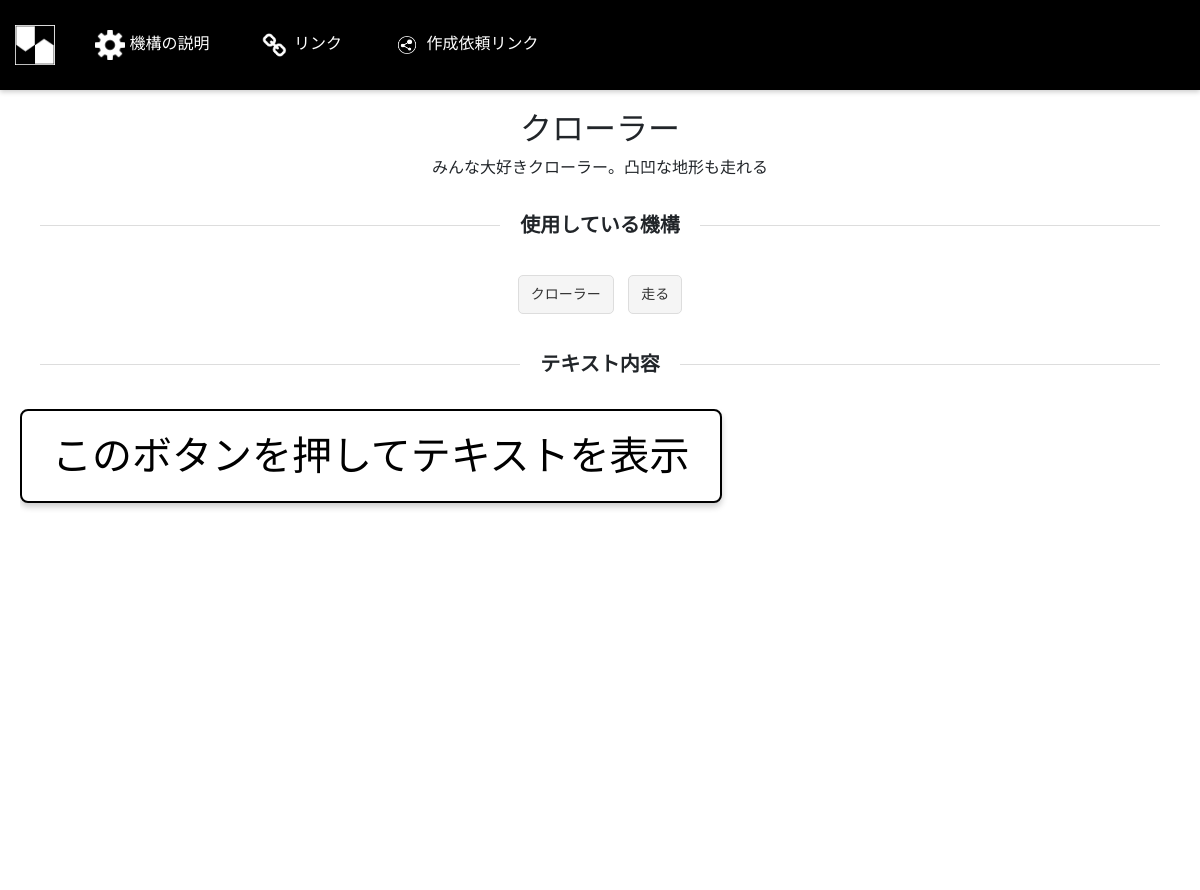
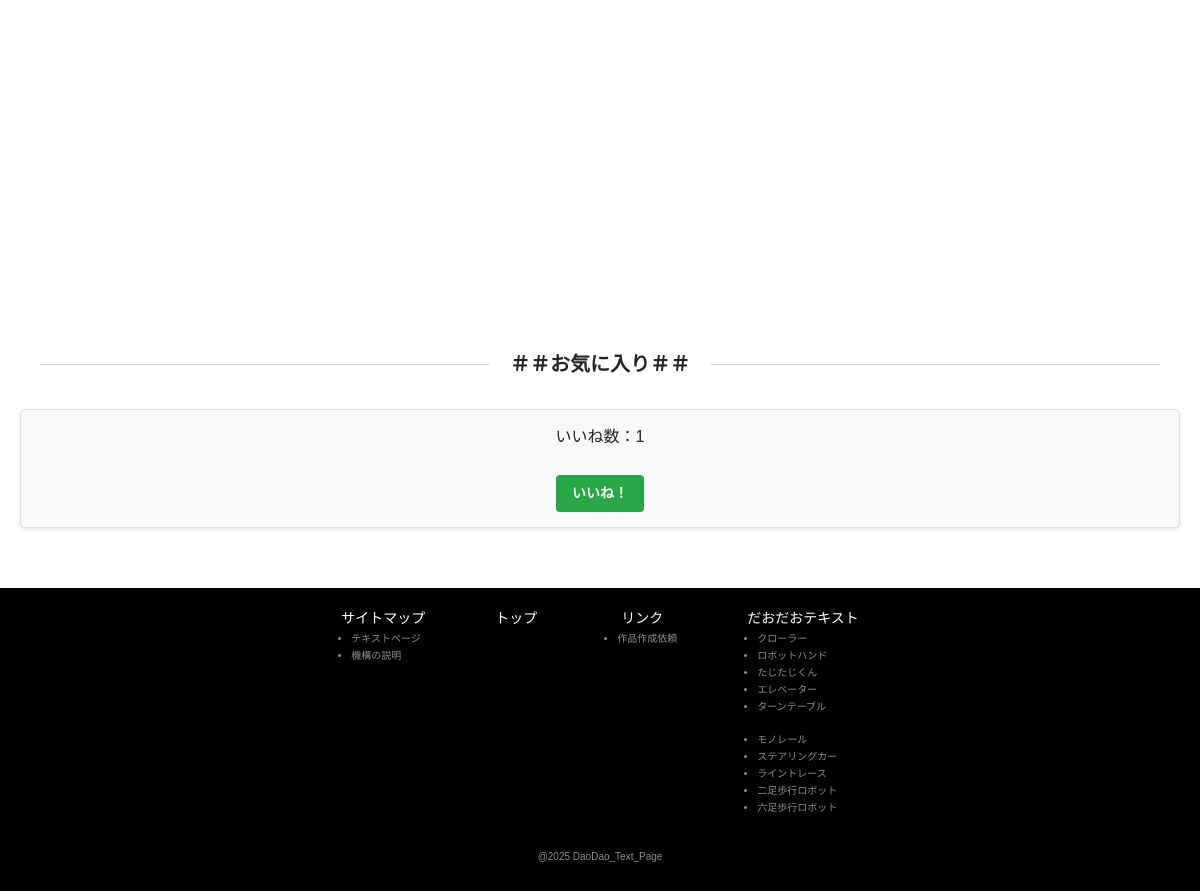
The app's page /text/1 with its own data (2 pictures, top to bottom).
### app/main/models.py (models this page shows)
class Text(db.Model):
    __tablename__ = 'texts'
    id = db.Column(db.Integer, primary_key=True)
    title = db.Column(db.String(100), nullable=False)
    context = db.Column(db.Text, nullable=True)
    mechanism = db.Column(db.String(100), nullable=True)
    pdf_path = db.Column(db.String(200), nullable=True)
    text_png = db.Column(db.String(200), nullable=True)
    stars = db.Column(db.Integer, nullable=False)
    likes = db.Column(db.Integer, nullable=False, default=0)

### app/main/routes.py (the view)
@main_bp.route('/text/<int:id>')
def text_detail(id):
    text = Text.query.get_or_404(id)
    pdf_url = url_for('main.secure_pdf', filename=text.pdf_path.split('/')[-1])
    return render_template('text.html', text=text, pdf_url=pdf_url)

### templates/text.html (shortened to what this page needs)
<!DOCTYPE html>
<html lang="ja">
<head>
  <link rel="stylesheet" href="https://cdnjs.cloudflare.com/ajax/libs/bootstrap/5.3.2/css/bootstrap.min.css">
  <link rel="stylesheet" href="{{ url_for('static', filename='css/textstyle.css') }}">
</head>
<body>
    <header class="header">
        <div class="logo">
            <a href="{{ url_for('main.index') }}">
                <img src="{{ url_for('static', filename='uploads/だおだおロゴ.png') }}" alt="だおだおテキスト" class="triangle-logo">
            </a>
        </div>
        <div class="nav">
            <div class="nav-item" onclick="toggleDropdown(this)">
                <img src="{{ url_for('static', filename='uploads/歯車.png') }}" alt="説明" class="nav-icon">
                機構の説明
            </div>
            <div class="nav-item" onclick="toggleDropdown(this)">
                <img src="{{ url_for('static', filename='uploads/リンク.png') }}" alt="リンク" class="nav-icon">
                リンク
            </div>
            <div class="nav-item" onclick="toggleDropdown(this)">
                <img src="{{ url_for('static', filename='uploads/作成依頼リンク.png') }}" alt="依頼" class="nav-icon">
                作成依頼リンク
            </div>
        </div>
    </header>
    <main class="container-fluid" style="padding: 20px;">
        <h2 class="text-center">{{ text.title }}</h2>
        <p class="text-center">{{ text.context }}</p>
        <div class="section-title">使用している機構</div>
        <div class="text-center">
            {% for mechanism in text.mechanism.split(",") %}
                <span class="mechanism-tag">{{ mechanism.strip() }}</span>
            {% endfor %}
        </div>
        <div class="section-title">テキスト内容</div>
        <object
            class="pdf-container"
            data="{{ url_for('static', filename=text.pdf_path) }}"
            type="application/pdf"
            width="100%"
            height="600">
            <p><a href="{{ url_for('static', filename=text.pdf_path) }}" target="_blank">このボタンを押してテキストを表示</a></p>
        </object>
        <div class="section-title">＃＃お気に入り＃＃</div>
        <div class="like-container">
            <p>いいね数：<span id="likes-{{ text.id }}">{{ text.likes }}</span></p>
            <button class="like-button" data-text-id="{{ text.id }}">いいね！</button>
        </div>
    </main>
    <footer class="footer">
        <nav class="footer-nav">
            <div class="text_item">
                <a href="#">サイトマップ</a>
                <ul>
                    <li><a href="{{ url_for('main.index') }}">テキストページ</a></li>
                    <li><a href="{{ url_for('main.mechanism') }}">機構の説明</a></li>
                </ul>
            </div>
            <a href="{{ url_for('main.index') }}">トップ</a>
            <div class="text_item">
                <a href="#">リンク
                    <ul>
                        <li><a href="https://docs.google.com/forms/d/e/1FAIpQLSdLXEhs-E4C8cFYCvby7iktfm9dJuClfRFH-XbwikIdS_pWBg/viewform">作品作成依頼</a></li>
                    </ul>
                </a>
            </div>
            <div class="text_item">
                <a href="#">だおだおテキスト</a>
                <div>
                    <ul>
                        <li><a href="{{ url_for('main.text_detail', id=1) }}">クローラー</a></li>
                        <li><a href="{{ url_for('main.text_detail', id=2) }}">ロボットハンド</a></li>
                        <li><a href="{{ url_for('main.text_detail', id=3) }}">たじたじくん</a></li>
                        <li><a href="{{ url_for('main.text_detail', id=4) }}">エレベーター</a></li>
                        <li><a href="{{ url_for('main.text_detail', id=5) }}">ターンテーブル</a></li>
                    </ul>
                    <ul>
                        <li><a href="{{ url_for('main.text_detail', id=6) }}">モノレール</a></li>
                        <li><a href="{{ url_for('main.text_detail', id=7) }}">ステアリングカー</a></li>
                        <li><a href="{{ url_for('main.text_detail', id=8) }}">ライントレース</a></li>
                        <li><a href="{{ url_for('main.text_detail', id=9) }}">二足歩行ロボット</a></li>
                        <li><a href="{{ url_for('main.text_detail', id=10) }}">六足歩行ロボット</a></li>
                    </ul>
                </div>
            </div>
        </nav>
        <h1 class="footerbottom">@2025 DaoDao_Text_Page</h1>
    </footer>
</body>
</html>

### static/css/textstyle.css (style rules this page uses)
body { margin: 0; padding: 0; font-family: sans-serif; }
header { background-color: #000; color: #fff; padding: 15px; display: flex; justify-content: flex-start; align-items: center; box-shadow: 0 2px 5px rgba(0, 0, 0, 0.2); }
.header .logo { display: flex; align-items: center; margin-right: 30px; }
.triangle-logo { width: 40px; height: 40px; margin-right: 10px; margin-top: 10px; margin-bottom: 10px; }
.header .nav { display: flex; gap: 50px; align-items: center; }
.nav-item { color: #fff; cursor: pointer; position: relative; font-size: 16px; text-align: left; }
.nav-icon { width: 30px; height: 30px; object-fit: contain; -webkit-filter: brightness(0) invert(1); filter: brightness(0) invert(1); }
.section-title { display: flex; align-items: center; justify-content: center; margin: 30px 0; font-size: 20px; font-weight: bold; }
.section-title::before, .section-title::after { content: ''; flex: 1; border-bottom: 1px solid #ddd; margin: 0 20px; }
p a { font-size: 40px; text-align: center; display: inline-block; padding: 15px 30px; background-color: #fff; color: #000; text-decoration: none; border: 2px solid #000; border-radius: 8px; box-shadow: 0 4px 6px rgba(0, 0, 0, 0.2); transition: all 0.3s ease; }
.mechanism-tag { display: inline-block; margin: 5px; padding: 8px 12px; background-color: #f5f5f5; color: #333; border-radius: 5px; border: 1px solid #ddd; font-size: 14px; }
.footer { background: #000; color: #fff; padding: 20px; text-align: center; margin-top: 40px; }
.footer h1 { font-size: 10px; color: #8e8e8e; margin-top: 20px; }
.footer-nav { display: flex; justify-content: center; gap: 70px; font-size: 14px; }
.footer-nav a { color: #fff; text-decoration: none; }
.footer-nav ul { padding-left: 10px; }
.footer-nav li { font-size: 10px; color: #8e8e8e; text-align: left; padding-top: 2px; }
.footer-nav li a { font-size: 10px; color: #8e8e8e; text-align: left; }
.pdf-container { display: block; width: 100%; height: 100vh; border: none; overflow: auto; }
.like-container { display: flex; flex-direction: column; align-items: center; justify-content: center; padding: 15px; margin-top: 20px; border: 1px solid #ddd; border-radius: 5px; background-color: #f9f9f9; box-shadow: 0px 2px 4px rgba(0, 0, 0, 0.1); }
.like-button { margin-top: 10px; padding: 8px 16px; font-size: 14px; font-weight: bold; color: #ffffff; background-color: #28a745; border: none; border-radius: 4px; cursor: pointer; transition: background-color 0.3s ease; }

### records on screen
Text: title "クローラー", context "みんな大好きクローラー。凸凹な地形も走れる", likes "1"

### other values on screen
{{ mechanism.strip() }} "クローラー" "走る"
